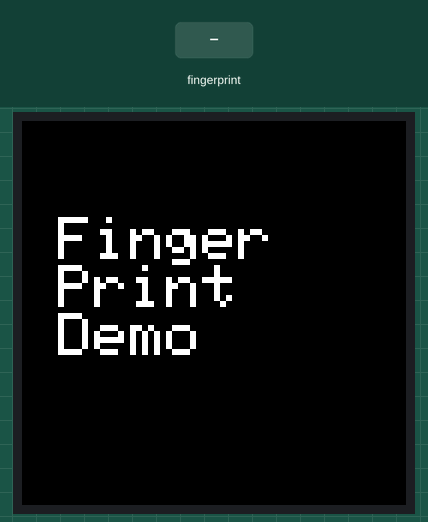
A sketch run on a simulated ESP32. Shown: 128×128 colour display. The test bench sets the inputs (shaded band). What the sketch prints to the serial monitor is not drawn.

Above: at 1.2 s.
At 7.3 s:
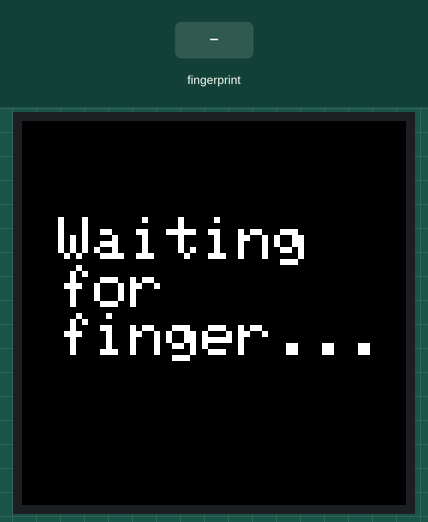
7.4 s: finger stored as number 1 placed on the sensor
At 8.2 s:
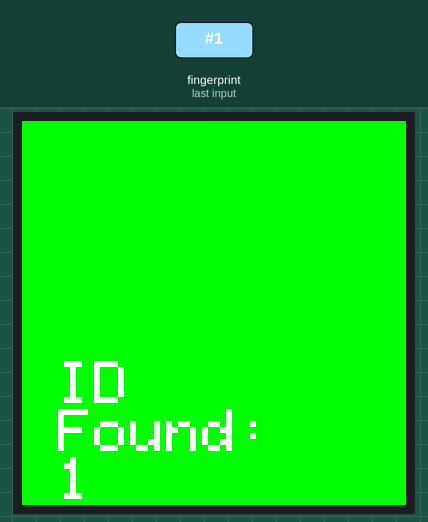
Timing chart, 0 to 10.4 s (numbered marks = the images above; inputs shaded):
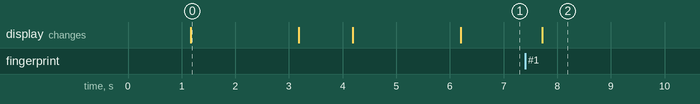

Measured:
- after the input at 7.4 s, the display: changes after 0.32 s (image 2)
- what the display in image 0 shows lasts 2.0 s, from 1.2 s to 3.2 s

The sketch:

locktest3_Wroom.ino
```cpp
/*
ESP32 (Wroom)
Checks fingerprint from enrollment + displays if correct
Author: Alex Jain <ajain@pdx.edu>, Anthony Le <anthle@pdx.edu)
Date: Nov 18th, 2024
Version: 0.2

Necessary Libraries:
1: https://github.com/adafruit/Adafruit-Fingerprint-Sensor-Library
2: https://github.com/adafruit/Adafruit-GFX-Library
3: https://github.com/sumotoy/TFT_ILI9163C (download this zip file from git then [sketch -> include .zip])
4: Use ESP32 Dev Module
*/

// Library Headers
#include <SPI.h>
#include <Adafruit_GFX.h>
#include <HardwareSerial.h>
#include <Adafruit_Fingerprint.h>
#include <TFT_ILI9163C.h> // Change offset to 0 by going to _settings/TFT_ILI9163C_settings.h

// Pin Definitions (Adjust based on ESP32 WROOM pinout)
#define __CS 15     // Chip Select for TFT as GPIO 15 (Connect to TFT CS pin)
#define __DC 2      // Data/Command for TFT as GPIO 2 (Connect to TFT DC or A0 pin)
#define A0 4        // Reset for TFT as Pin 26 (Connect to TFT RESET pin)
#define SCK 18      // Clock for TFT as Pin 22 (Connect to TFT SCK pin)
#define RX_PIN 16   // RX2 on ESP32 for fingerprint sensor (Connect Green wire from TD pin of fingerprint sensor)
#define TX_PIN 17   // TX2 on ESP32 for fingerprint sensor (Connect White wire from RD pin of fingerprint sensor)
// Note: SDA is Pin 23, SCK is Pin 22

// Color definitions for TFT display
#define BLACK   0x0000
#define BLUE    0x001F
#define RED     0xF800
#define GREEN   0x07E0
#define CYAN    0x07FF
#define MAGENTA 0xF81F
#define YELLOW  0xFFE0
#define WHITE   0xFFFF

// // PROGMEM
// static const uint8_t icon [] PROGMEM = {
// 0x0,0x0,0x0,0x0,0x0,0x0,0x0,0x0,
// 0x0,0x0,0x0,0x0,0x0,0x0,0x0,0x0,
// 0x0,0x0,0x0,0x0,0x0,0x0,0x0,0x0,
// 0x0,0x0,0x0,0x3f,0xc0,0x0,0x0,0x0,
// 0x0,0x0,0x3,0xff,0xf8,0x0,0x0,0x0,
// 0x0,0x0,0x7,0xff,0xfe,0x0,0x0,0x0,
// 0x0,0x0,0x1f,0xc0,0x7f,0x80,0x0,0x0,
// 0x0,0x0,0x3e,0x0,0x7,0xc0,0x0,0x0,
// 0x0,0x0,0x7c,0x0,0x3,0xe0,0x0,0x0,
// 0x0,0x0,0xfd,0xff,0x81,0xf0,0x0,0x0,
// 0x0,0x0,0xff,0xff,0xe0,0xf0,0x0,0x0,
// 0x0,0x1,0xff,0xff,0xf8,0x78,0x0,0x0,
// 0x0,0x1,0xff,0x80,0x7c,0x38,0x0,0x0,
// 0x0,0x3,0xfc,0x0,0xe,0x3c,0x0,0x0,
// 0x0,0x3,0xf0,0x0,0x7,0x1c,0x0,0x0,
// 0x0,0x7,0xc0,0x7f,0x83,0x8e,0x0,0x0,
// 0x0,0x7,0x83,0xff,0xe0,0xe,0x0,0x0,
// 0x0,0x7,0xf,0xff,0xf8,0xf,0x0,0x0,
// 0x0,0x6,0x1f,0x80,0xfc,0x7,0x0,0x0,
// 0x0,0x4,0x7e,0x0,0x3f,0x7,0x0,0x0,
// 0x0,0x0,0xf8,0x0,0xf,0x7,0x0,0x0,
// 0x0,0x0,0xf0,0x3e,0x7,0x87,0x0,0x0,
// 0x0,0x1,0xe1,0xff,0x83,0x83,0x80,0x0,
// 0x0,0x3,0xc3,0xff,0xc3,0xc3,0x80,0x0,
// 0x0,0x3,0xc7,0xc3,0xe1,0xc3,0x80,0x0,
// 0x0,0x3,0x8f,0x0,0xf1,0xe3,0x80,0x0,
// 0x0,0x7,0x1e,0x0,0x78,0xe3,0x80,0x0,
// 0x0,0x7,0x1e,0x3c,0x38,0xe3,0x80,0x0,
// 0x0,0x7,0x1c,0x7e,0x38,0xe3,0x80,0x0,
// 0x0,0xf,0x1c,0x7f,0x38,0xe3,0x80,0x0,
// 0x0,0xe,0x3c,0xf7,0x38,0x71,0x80,0x0,
// 0x0,0xe,0x38,0xe7,0x38,0x71,0xc0,0x0,
// 0x0,0xe,0x38,0xe7,0x38,0x71,0xc0,0x0,
// 0x0,0xe,0x38,0xe7,0x38,0x73,0xc0,0x0,
// 0x0,0xe,0x38,0xe3,0x98,0xe3,0xc0,0x0,
// 0x0,0xe,0x38,0xe3,0xb8,0xe3,0x80,0x0,
// 0x0,0x0,0x38,0xe3,0xf8,0xe3,0x80,0x0,
// 0x0,0x0,0x38,0xe3,0xf8,0xe3,0x80,0x0,
// 0x0,0x0,0x3c,0xf1,0xf1,0xe3,0x80,0x0,
// 0x0,0x6,0x1c,0x70,0x1,0xc7,0x80,0x0,
// 0x0,0xe,0x1c,0x78,0x3,0xc7,0x80,0x0,
// 0x0,0xf,0x1c,0x3e,0x7,0x87,0x0,0x0,
// 0x0,0xf,0x1e,0x3f,0xff,0x8f,0x0,0x0,
// 0x0,0xf,0x1e,0x1f,0xff,0x1f,0x0,0x0,
// 0x0,0xf,0xf,0x7,0xfc,0x3e,0x0,0x0,
// 0x0,0x7,0x87,0x80,0x0,0x7c,0x0,0x0,
// 0x0,0x7,0x87,0xe0,0x0,0xfc,0x0,0x0,
// 0x0,0x3,0xc3,0xf8,0x7,0xf8,0x0,0x0,
// 0x0,0x3,0xe1,0xff,0xff,0xe1,0x0,0x0,
// 0x0,0x1,0xe0,0x7f,0xff,0x83,0x0,0x0,
// 0x0,0x1,0xf8,0xf,0xfe,0x7,0x0,0x0,
// 0x0,0x0,0xfc,0x0,0x0,0xe,0x0,0x0,
// 0x0,0x0,0x3f,0x0,0x0,0x3c,0x0,0x0,
// 0x0,0x0,0x1f,0xe0,0x1,0xf8,0x0,0x0,
// 0x0,0x0,0x7,0xff,0xff,0xf0,0x0,0x0,
// 0x0,0x0,0x1,0xff,0xff,0xc0,0x0,0x0,
// 0x0,0x0,0x0,0x1f,0xfc,0x0,0x0,0x0,
// 0x0,0x0,0x0,0x0,0x0,0x0,0x0,0x0,
// 0x0,0x0,0x0,0x0,0x0,0x0,0x0,0x0,
// 0x0,0x0,0x0,0x0,0x0,0x0,0x0,0x0
// };

// Instantiate objects
TFT_ILI9163C tft(__CS, __DC, A0); // TFT object
HardwareSerial mySerial(2);       // Serial2 for fingerprint sensor (UART)
Adafruit_Fingerprint finger = Adafruit_Fingerprint(&mySerial);

void setup() {
  Serial.begin(115200);
  mySerial.begin(57600, SERIAL_8N1, RX_PIN, TX_PIN); // Setup UART for fingerprint sensor

  // Initialize TFT
  tft.begin();
  // Draw the image on the screen
  delay(1000);
  tft.fillScreen(BLACK);
  tft.setRotation(2); // 2 faces towards pins, 4 faces away
  tft.setTextColor(WHITE);
  tft.setTextSize(2);

  tft.println(" \n\n Finger\n Print\n Demo");
  delay(2000);

  // Initialize fingerprint sensor
  if (finger.verifyPassword()) {
    Serial.println("Found fingerprint sensor!");
    tft.fillScreen(BLACK);
    delay(1000);
    tft.println(" \n Sensor\n Ready\n\n");
    delay(2000);
  } else {
    Serial.println("Fingerprint sensor not found!");
    tft.fillScreen(RED);
    delay(1000);
    tft.println(" \n Sensor\n Error");
    delay(1000);
    while (1); // Halt if fingerprint sensor is not found
  }
}

void loop() {
  tft.fillScreen(BLACK);
  tft.setCursor(0, 0);
  tft.println(" \n\n Waiting\n for\n finger...");
  int id = getFingerprintID();
  if (id == -1) {
    tft.fillScreen(RED);
    tft.println(" No\n Match\n Found\n\n");
    delay(1000);
  } else {
    tft.fillScreen(GREEN);
    tft.print(" ID\n Found:\n ");
    tft.println(id);
    delay(1000);
  }
  delay(3000); // Pause before next scan
}

int getFingerprintID() {
  int result = FINGERPRINT_NOFINGER;  // Initialize with a non-success value

  // Poll until a valid fingerprint is detected
  while (result != FINGERPRINT_OK) {
    result = finger.getImage();
    if (result == FINGERPRINT_OK) break;  // If a valid image is found, exit the loop
    if (result == FINGERPRINT_NOFINGER) {
      // Optionally, you can add a delay here to avoid busy-waiting, e.g., delay(100);
      continue;  // No finger detected, try again
    }
    return -1;  // If there's an error, return -1
  }

  // Process the image and search for the fingerprint
  result = finger.image2Tz();
  if (result != FINGERPRINT_OK) return -1;

  result = finger.fingerFastSearch();
  if (result != FINGERPRINT_OK) return -1;

  return finger.fingerID;
}

/*
Wiring Guide:

1. Fingerprint Sensor:
   - Vtouch (Blue)  -> 3.3V (Power for touch sensor) Don't really need to wire this
   - Vin (Red)      -> 3.3V (Power input)
   - Sout (Yellow)  -> Not Used                      Don't really need to wire this
   - TD (Green)     -> GPIO 16 (RX_PIN, Data Output)
   - RD (White)     -> GPIO 17 (TX_PIN, Data Input)
   - GND (Black)    -> GND

2. TFT Display:
   - VCC (Red)      -> 3.3V (Power input)
   - GND (Black)    -> GND
   - CS             -> GPIO 15 (__CS)
   - DC/A0          -> GPIO 2 (__DC)
   - RESET          -> GPIO 4 (A0)
   - SDA (MOSI)     -> GPIO 23 (SPI MOSI)
   - SCK (Clock)    -> GPIO 18 (SPI SCK)
   - LED (Backlight)-> 3.3V (Power input for backlight)
*/
```
